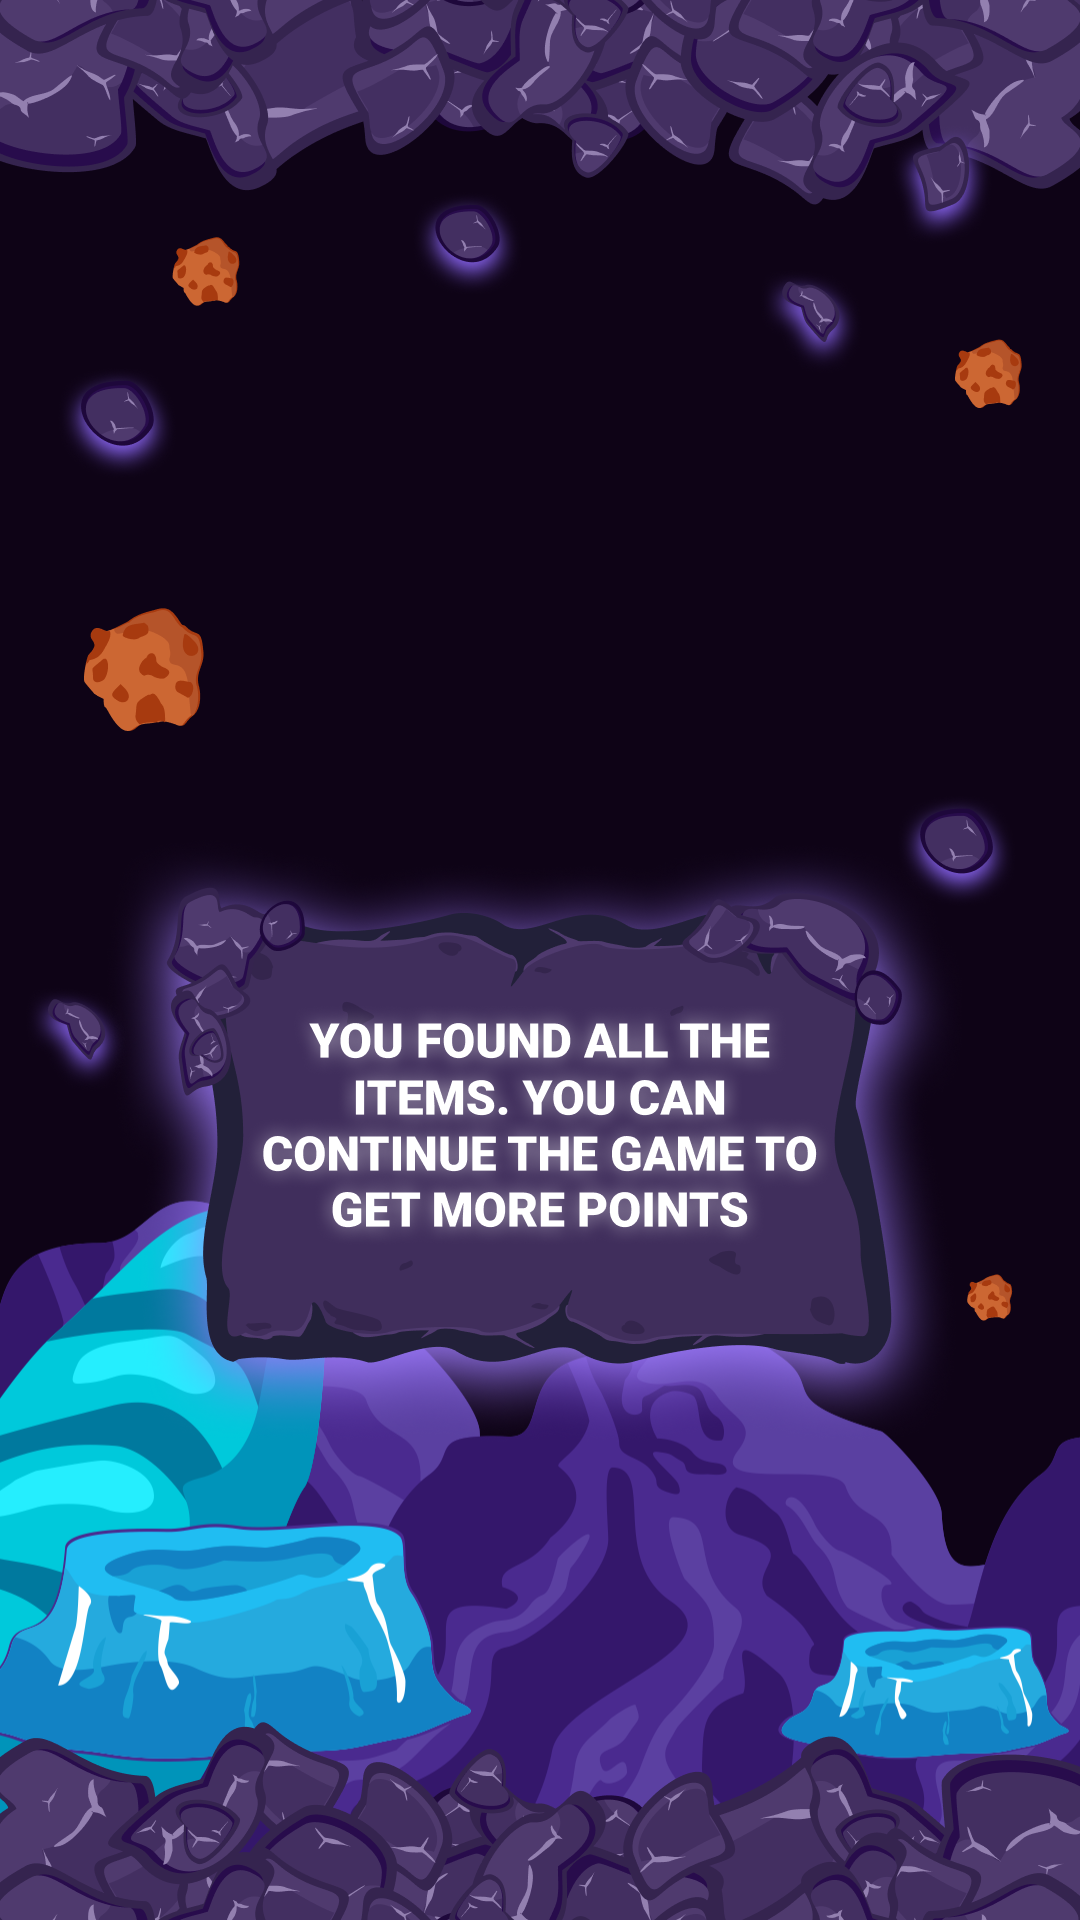

This is a level from a 2D game, rendered from its Tiled map with the project's own tilesets. A one-line summary and the map file follow, with tile-layer data summarised:
An orthogonal 36x64 tile map with 30x30 px tiles, 1 tile layer (back), 3 tilesets and 6 objects (3x anim, 2x game_el, btn).

<map version="1.0" tiledversion="1.1.6" orientation="orthogonal" renderorder="left-up" width="36" height="64" tilewidth="30" tileheight="30" infinite="0" nextobjectid="22">
 <tileset firstgid="1" source="../game/game_elements/game_element_1_get.tsx" />
 <tileset firstgid="2" source="../game/game_elements/game_element_1.tsx" />
 <tileset firstgid="4" source="done_bg.tsx" />
 <layer name="back" width="36" height="64">
  <data>[2304 cells, 1 non-empty, 1 distinct tile ids]</data>
 </layer>
 <objectgroup name="btn">
  <object id="17" name="level_done_close" type="btn" x="21.9069" y="1559.94" width="1026.23" height="282.782" />
 </objectgroup>
 <objectgroup name="game_el">
  <object id="15" name="game_el_1" type="game_el" gid="2" x="314.901" y="1472.11" width="231" height="230" />
  <object id="16" name="game_el_2" type="game_el" gid="2" x="533.161" y="1472.2" width="231" height="230" />
 </objectgroup>
 <objectgroup name="anim">
  <object id="19" name="Finish" type="anim" x="300.211" y="874.736" width="480.529" height="88.2409" />
  <object id="20" name="button_next" type="anim" x="0" y="1575.98" width="1080" height="249.181" />
  <object id="21" name="blogger_congrat" type="anim" x="234.174" y="313.948" width="602.162" height="591.868" />
 </objectgroup>
</map>
